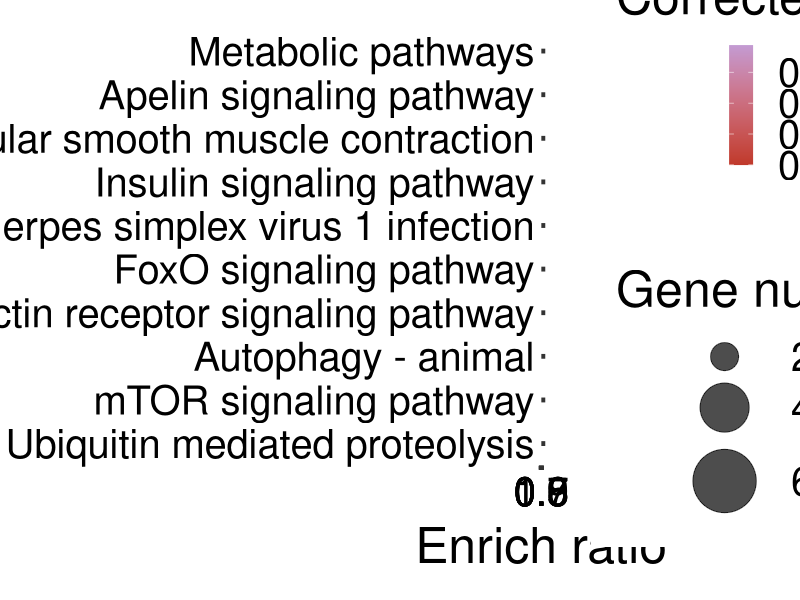
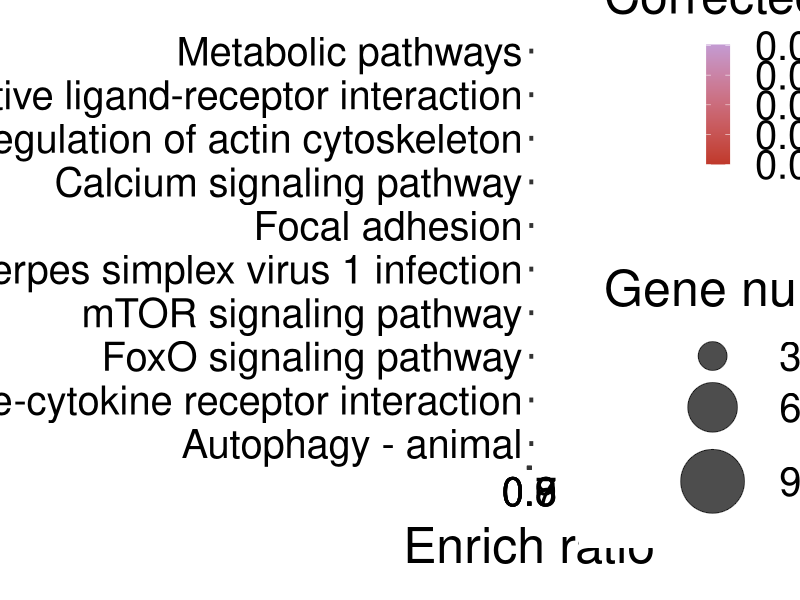
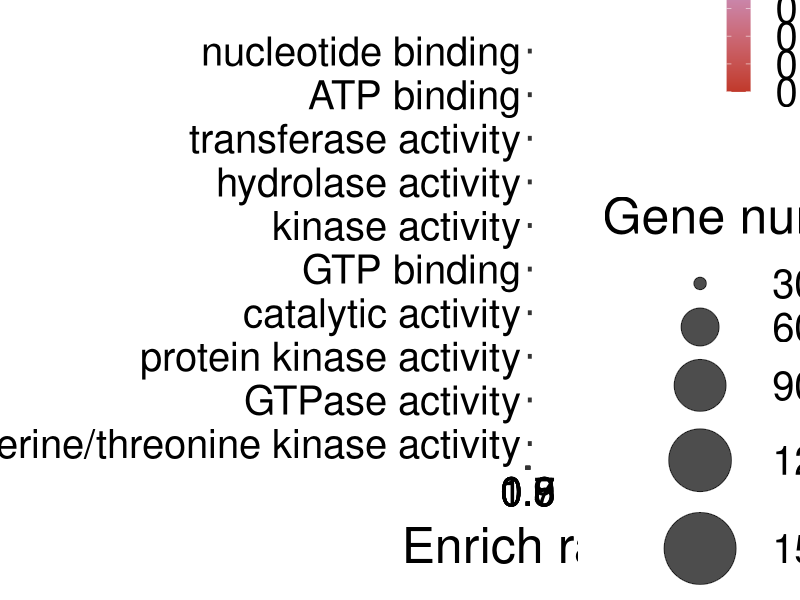
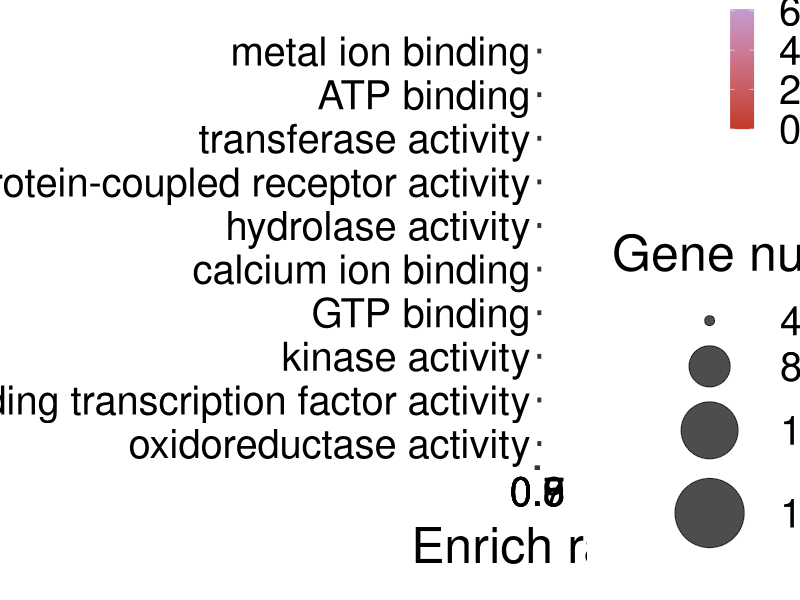
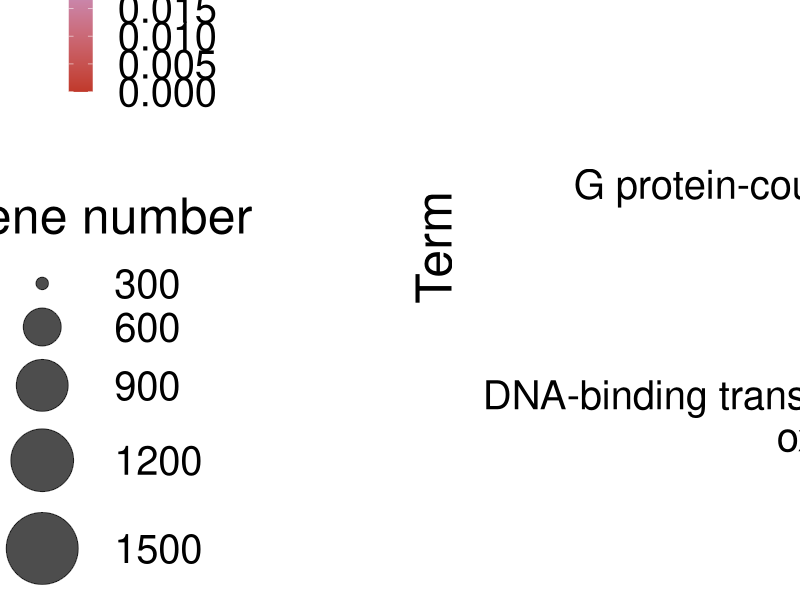
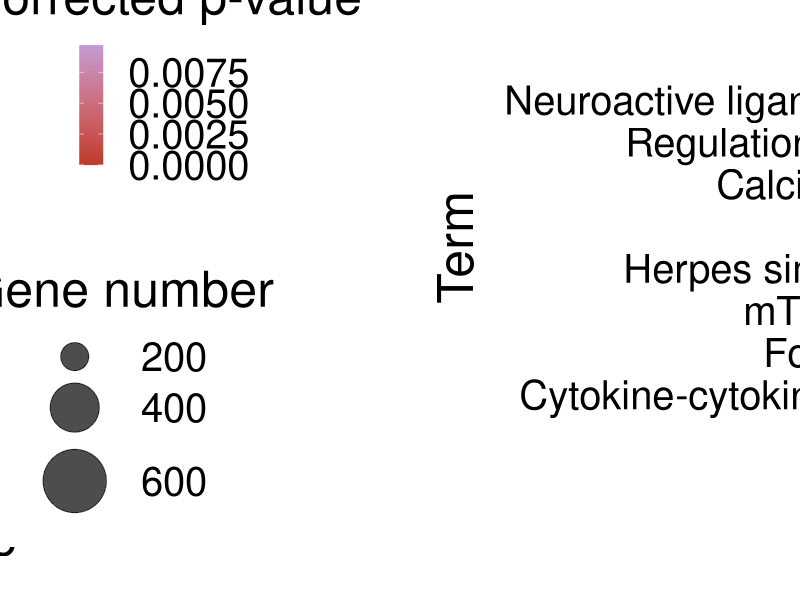

Write the R code that produced these figures, in order.
## library

library(ggplot2)
library(patchwork)


## data importation


kegg_cgar = read.csv("t10_kegg_expansion_cgar.csv", sep = ",", h = T)
kegg_cla = read.csv("t10_clarias_kegg.csv", sep = ",", h = T)


go_cgar = read.csv("cgar_mf_only.csv", sep = ",", h = T)
go_cla = read.csv("clarias_mf_only.csv", sep = ",", h = T)



## plot


cgar_k = ggplot(kegg_cgar, aes(x = reorder(term, gene_number), y = enrich_ratio, color = `p_value_adjusted` )) + 
  geom_point(data=kegg_cgar,aes(x = reorder(term, gene_number), y = enrich_ratio, size = `gene_number`), alpha=.7)+
  scale_size(range = c(.1, 24), name="Gene number") +
  coord_flip()+
  theme_bw(base_size = 36)+
  theme(axis.ticks.length=unit(-0.1, "cm"),
        axis.text.x = element_text(margin=margin(5,5,0,5,"pt")),
        axis.text.y = element_text(margin=margin(5,5,5,5,"pt")),
        axis.text = element_text(color = "black"),
        panel.grid.minor = element_blank(),
        legend.title.align=0.5)+
  xlab("Term")+
  ylab("Enrich ratio")+
  labs(color="Corrected p-value", size="Gene number")+ #Replace by your variable names; \n allow a new line for text
  scale_color_gradient(low="#C0392B",high="#C39BD3",limits=c(0, NA)) +
  guides(colour = guide_colourbar(order = 1),
         size = guide_legend(order=2))

cgar_k





cla_k = ggplot(kegg_cla, aes(x = reorder(term, gene_number), y = enrich_ratio, color = `p_value_adjusted` )) + 
  geom_point(data=kegg_cla,aes(x = reorder(term, gene_number), y = enrich_ratio, size = `gene_number`), alpha=.7)+
  scale_size(range = c(.1, 24), name="Gene number") +
  coord_flip()+
  theme_bw(base_size = 36)+
  theme(axis.ticks.length=unit(-0.1, "cm"),
        axis.text.x = element_text(margin=margin(5,5,0,5,"pt")),
        axis.text.y = element_text(margin=margin(5,5,5,5,"pt")),
        axis.text = element_text(color = "black"),
        panel.grid.minor = element_blank(),
        legend.title.align=0.5)+
  xlab("Term")+
  ylab("Enrich ratio")+
  labs(color="Corrected p-value", size="Gene number")+ #Replace by your variable names; \n allow a new line for text
  scale_color_gradient(low="#C0392B",high="#C39BD3",limits=c(0, NA)) +
  guides(colour = guide_colourbar(order = 1),
         size = guide_legend(order=2))

cla_k





## plot Go

## plot


cgar_g = ggplot(go_cgar, aes(x = reorder(term, gene_number), y = enrich_ratio, color = `p_value_adjusted` )) + 
  geom_point(data=go_cgar,aes(x = reorder(term, gene_number), y = enrich_ratio, size = `gene_number`), alpha=.7)+
  scale_size(range = c(.1, 24), name="Gene number") +
  coord_flip()+
  theme_bw(base_size = 36)+
  theme(axis.ticks.length=unit(-0.1, "cm"),
        axis.text.x = element_text(margin=margin(5,5,0,5,"pt")),
        axis.text.y = element_text(margin=margin(5,5,5,5,"pt")),
        axis.text = element_text(color = "black"),
        panel.grid.minor = element_blank(),
        legend.title.align=0.5)+
  xlab("Term")+
  ylab("Enrich ratio")+
  labs(color="Corrected p-value", size="Gene number")+ #Replace by your variable names; \n allow a new line for text
  scale_color_gradient(low="#C0392B",high="#C39BD3",limits=c(0, NA)) +
  guides(colour = guide_colourbar(order = 1),
         size = guide_legend(order=2))

cgar_g





cla_g = ggplot(go_cla, aes(x = reorder(term, gene_number), y = enrich_ratio, color = `p_value_adjusted` )) + 
  geom_point(data=go_cla,aes(x = reorder(term, gene_number), y = enrich_ratio, size = `gene_number`), alpha=.7)+
  scale_size(range = c(.1, 24), name="Gene number") +
  coord_flip()+
  theme_bw(base_size = 36)+
  theme(axis.ticks.length=unit(-0.1, "cm"),
        axis.text.x = element_text(margin=margin(5,5,0,5,"pt")),
        axis.text.y = element_text(margin=margin(5,5,5,5,"pt")),
        axis.text = element_text(color = "black"),
        panel.grid.minor = element_blank(),
        legend.title.align=0.5)+
  xlab("Term")+
  ylab("Enrich ratio")+
  labs(color="Corrected p-value", size="Gene number")+ #Replace by your variable names; \n allow a new line for text
  scale_color_gradient(low="#C0392B",high="#C39BD3",limits=c(0, NA)) +
  guides(colour = guide_colourbar(order = 1),
         size = guide_legend(order=2))

cla_g



cgar_g + cla_g 

cgar_k  + cla_k 






